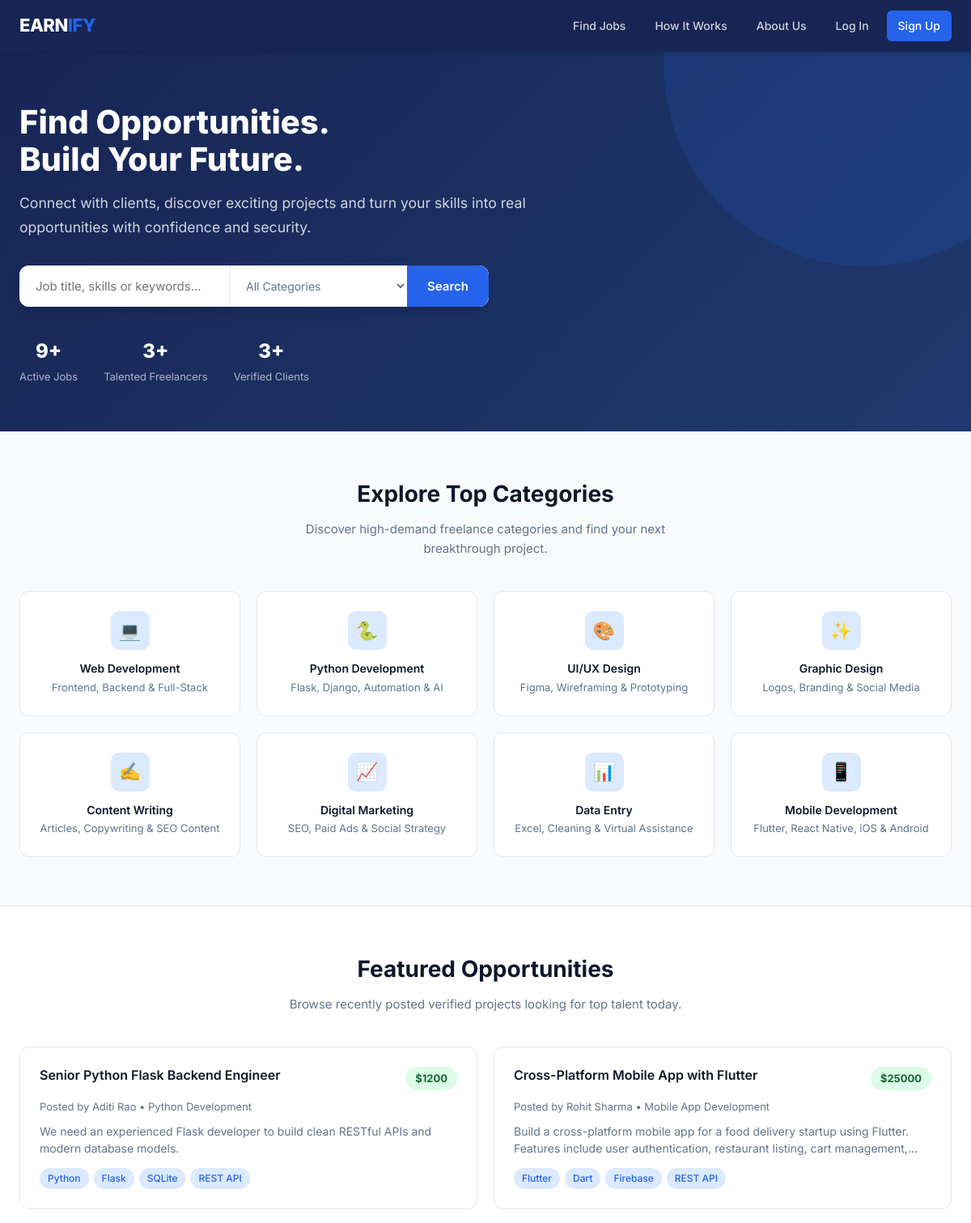
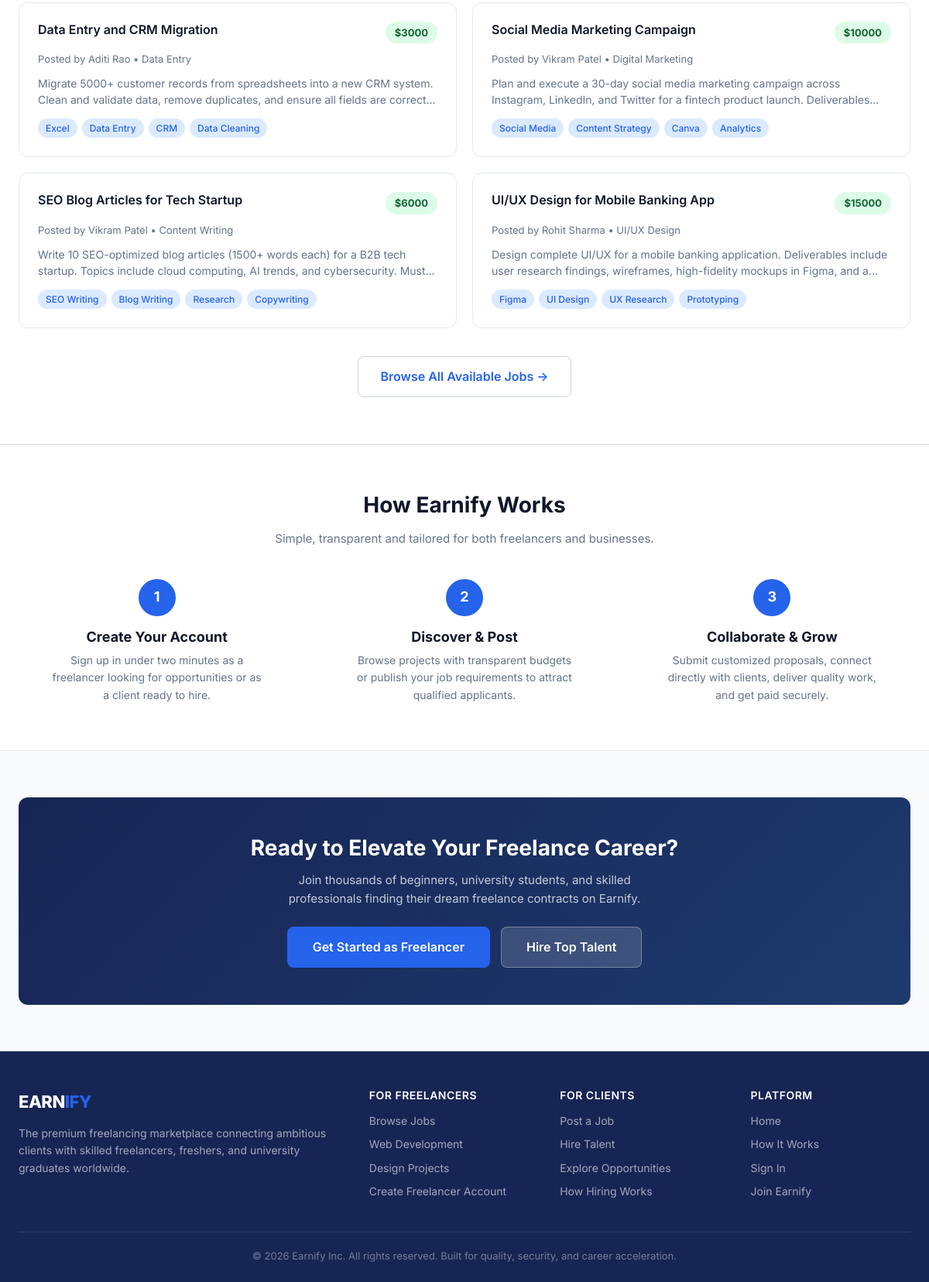
The page / on the database its author committed (2 pictures, top to bottom).
### models.py (models this page shows, shortened)
class Job(db.Model):
    __tablename__ = 'jobs'
    id = db.Column(db.Integer, primary_key=True)
    client_id = db.Column(db.Integer, db.ForeignKey('users.id'), nullable=False)
    title = db.Column(db.String(200), nullable=False)
    description = db.Column(db.Text, nullable=False)
    budget = db.Column(db.Float, nullable=False)
    category = db.Column(db.String(100))
    skills_required = db.Column(db.String(255))
    deadline = db.Column(db.Date, nullable=True)
    status = db.Column(db.String(20), default='open')  # 'open' or 'closed'
    created_at = db.Column(db.DateTime, default=datetime.utcnow)
    applications = db.relationship('Application', backref='job', lazy='select')
    @property
    def skills_list(self):
        if self.skills_required:
            return [s.strip() for s in self.skills_required.split(',') if s.strip()]
        return []

class User(db.Model):
    __tablename__ = 'users'
    id = db.Column(db.Integer, primary_key=True)
    name = db.Column(db.String(100), nullable=False)
    email = db.Column(db.String(150), unique=True, nullable=False)
    password_hash = db.Column(db.String(256), nullable=False)
    role = db.Column(db.String(20), nullable=False)  # 'client' or 'freelancer'
    created_at = db.Column(db.DateTime, default=datetime.utcnow)
    jobs = db.relationship('Job', backref='client', lazy='select')
    applications = db.relationship('Application', backref='freelancer', lazy='select')
    profile = db.relationship('Profile', backref='user', uselist=False)

### app.py (the view)
@app.route('/')
def index():
    featured_jobs = (
        Job.query
        .filter_by(status='open')
        .order_by(Job.created_at.desc())
        .limit(6)
        .all()
    )
    total_jobs = Job.query.filter_by(status='open').count()
    total_freelancers = User.query.filter_by(role='freelancer').count()
    total_clients = User.query.filter_by(role='client').count()
    stats = {
        'jobs': total_jobs,
        'freelancers': total_freelancers,
        'clients': total_clients,
    }
    return render_template('index.html', featured_jobs=featured_jobs, stats=stats)

### templates/index.html (shortened to what this page needs)
{% extends "base.html" %}
{% block content %}
<section class="hero">
  <div class="container">
    <div class="hero-content">
      <h1>Find Opportunities.<br>Build Your Future.</h1>
      <p class="hero-sub">Connect with clients, discover exciting projects and turn your skills into real opportunities with confidence and security.</p>
      <form action="{{ url_for('jobs') }}" method="GET" class="hero-search">
        <input type="text" name="q" placeholder="Job title, skills or keywords...">
        <select name="category">
          <option value="">All Categories</option>
        </select>
        <button type="submit" class="btn btn-primary">Search</button>
      </form>
      <div class="hero-stats">
        <div class="hero-stat">
          <span class="hero-stat-value">{{ stats.jobs }}+</span>
          <span class="hero-stat-label">Active Jobs</span>
        </div>
        <div class="hero-stat">
          <span class="hero-stat-value">{{ stats.freelancers }}+</span>
          <span class="hero-stat-label">Talented Freelancers</span>
        </div>
        <div class="hero-stat">
          <span class="hero-stat-value">{{ stats.clients }}+</span>
          <span class="hero-stat-label">Verified Clients</span>
        </div>
      </div>
    </div>
  </div>
</section>
<section class="section">
  <div class="container">
    <div class="section-header">
      <h2>Explore Top Categories</h2>
      <p>Discover high-demand freelance categories and find your next breakthrough project.</p>
    </div>
    <div class="categories-grid">
      <a href="{{ url_for('jobs', category='Web Development') }}" class="category-card">
        <div class="category-icon">💻</div>
        <h3>Web Development</h3>
        <p>Frontend, Backend & Full-Stack</p>
      </a>
      <a href="{{ url_for('jobs', category='Python Development') }}" class="category-card">
        <div class="category-icon">🐍</div>
        <h3>Python Development</h3>
        <p>Flask, Django, Automation & AI</p>
      </a>
      <a href="{{ url_for('jobs', category='UI/UX Design') }}" class="category-card">
        <div class="category-icon">🎨</div>
        <h3>UI/UX Design</h3>
        <p>Figma, Wireframing & Prototyping</p>
      </a>
      <a href="{{ url_for('jobs', category='Graphic Design') }}" class="category-card">
        <div class="category-icon">✨</div>
        <h3>Graphic Design</h3>
        <p>Logos, Branding & Social Media</p>
      </a>
      <a href="{{ url_for('jobs', category='Content Writing') }}" class="category-card">
        <div class="category-icon">✍️</div>
        <h3>Content Writing</h3>
        <p>Articles, Copywriting & SEO Content</p>
      </a>
      <a href="{{ url_for('jobs', category='Digital Marketing') }}" class="category-card">
        <div class="category-icon">📈</div>
        <h3>Digital Marketing</h3>
        <p>SEO, Paid Ads & Social Strategy</p>
      </a>
      <a href="{{ url_for('jobs', category='Data Entry') }}" class="category-card">
        <div class="category-icon">📊</div>
        <h3>Data Entry</h3>
        <p>Excel, Cleaning & Virtual Assistance</p>
      </a>
      <a href="{{ url_for('jobs', category='Mobile App Development') }}" class="category-card">
        <div class="category-icon">📱</div>
        <h3>Mobile Development</h3>
        <p>Flutter, React Native, iOS & Android</p>
      </a>
    </div>
  </div>
</section>
<section class="section" style="background: var(--surface); border-top: 1px solid var(--border); border-bottom: 1px solid var(--border);">
  <div class="container">
    <div class="section-header">
      <h2>Featured Opportunities</h2>
      <p>Browse recently posted verified projects looking for top talent today.</p>
    </div>
    <div class="featured-grid">
      {% for job in featured_jobs %}
        <a href="{{ url_for('job_detail', job_id=job.id) }}" class="featured-card">
          <div class="featured-card-header">
            <h3>{{ job.title }}</h3>
            <span class="budget-badge">${{ "%.0f"|format(job.budget) }}</span>
          </div>
          <div class="meta">
            <span>Posted by {{ job.client.name if job.client else 'Client' }}</span> &bull;
            <span>{{ job.category }}</span>
          </div>
          <p class="desc">{{ job.description }}</p>
          <div class="skill-tags">
            {% for skill in job.skills_list %}
              <span class="skill-tag">{{ skill }}</span>
            {% endfor %}
          </div>
        </a>
      {% else %}
        <div class="empty-state" style="grid-column: 1 / -1;">
          <div class="empty-state-icon">💼</div>
          <h3>No open jobs right now</h3>
          <p>Check back shortly or post a new job to start hiring.</p>
        </div>
      {% endfor %}
    </div>
    <div style="text-align: center; margin-top: 36px;">
      <a href="{{ url_for('jobs') }}" class="btn btn-outline btn-lg">Browse All Available Jobs &rarr;</a>
    </div>
  </div>
</section>
<section class="section how-it-works" id="how-it-works">
  <div class="container">
    <div class="section-header">
      <h2>How Earnify Works</h2>
      <p>Simple, transparent and tailored for both freelancers and businesses.</p>
    </div>
    <div class="steps-grid">
      <div class="step">
        <div class="step-number">1</div>
        <h3>Create Your Account</h3>
        <p>Sign up in under two minutes as a freelancer looking for opportunities or as a client ready to hire.</p>
      </div>
      <div class="step">
        <div class="step-number">2</div>
        <h3>Discover & Post</h3>
        <p>Browse projects with transparent budgets or publish your job requirements to attract qualified applicants.</p>
      </div>
      <div class="step">
        <div class="step-number">3</div>
        <h3>Collaborate & Grow</h3>
        <p>Submit customized proposals, connect directly with clients, deliver quality work, and get paid securely.</p>
      </div>
    </div>
  </div>
</section>
<section class="cta-section">
  <div class="container">
    <div class="cta-box">
      <h2>Ready to Elevate Your Freelance Career?</h2>
      <p>Join thousands of beginners, university students, and skilled professionals finding their dream freelance contracts on Earnify.</p>
      <div style="display: flex; gap: 14px; justify-content: center; flex-wrap: wrap;">
        <a href="{{ url_for('signup', role='freelancer') }}" class="btn">Get Started as Freelancer</a>
        <a href="{{ url_for('signup', role='client') }}" class="btn" style="background: rgba(255,255,255,0.15); border-color: rgba(255,255,255,0.3); color: #fff;">Hire Top Talent</a>
      </div>
    </div>
  </div>
</section>
{% endblock %}

### templates/base.html (shortened to what this page needs)
<!DOCTYPE html>
<html lang="en">
<head>
  <link rel="stylesheet" href="{{ url_for('static', filename='css/style.css') }}">
</head>
<body>
  <header class="site-header">
    <div class="container header-inner">
      <a href="{{ url_for('index') }}" class="logo">EARN<span>IFY</span></a>
      <nav class="nav-links">
        <a href="{{ url_for('jobs') }}">Find Jobs</a>
        {% if session.get('user_id') %}
          <a href="{{ url_for('dashboard') }}">Dashboard</a>
          {% if session.get('role') == 'client' %}
            <a href="{{ url_for('new_job') }}">Post a Job</a>
          {% endif %}
          <a href="{{ url_for('my_profile') }}">Profile</a>
          <span class="nav-user">{{ session.get('name') }}</span>
          <a href="{{ url_for('logout') }}" class="btn-ghost" style="color: #fff; padding: 6px 14px; border: 1px solid rgba(255,255,255,0.25); border-radius: 6px;">Log Out</a>
        {% else %}
          <a href="{{ url_for('index') }}#how-it-works">How It Works</a>
          <a href="{{ url_for('index') }}#about">About Us</a>
          <a href="{{ url_for('login') }}">Log In</a>
          <a href="{{ url_for('signup') }}" class="btn-nav">Sign Up</a>
        {% endif %}
      </nav>
    </div>
  </header>
  <main>
    {% block content %}{% endblock %}
  </main>
  <footer class="site-footer" id="about">
    <div class="container">
      <div class="footer-grid">
        <div class="footer-brand">
          <a href="{{ url_for('index') }}" class="logo" style="display: inline-block; margin-bottom: 12px;">EARN<span>IFY</span></a>
          <p>The premium freelancing marketplace connecting ambitious clients with skilled freelancers, freshers, and university graduates worldwide.</p>
        </div>
        <div class="footer-col">
          <h4>For Freelancers</h4>
          <a href="{{ url_for('jobs') }}">Browse Jobs</a>
          <a href="{{ url_for('jobs', category='Web Development') }}">Web Development</a>
          <a href="{{ url_for('jobs', category='UI/UX Design') }}">Design Projects</a>
          <a href="{{ url_for('signup', role='freelancer') }}">Create Freelancer Account</a>
        </div>
        <div class="footer-col">
          <h4>For Clients</h4>
          <a href="{{ url_for('new_job') }}">Post a Job</a>
          <a href="{{ url_for('signup', role='client') }}">Hire Talent</a>
          <a href="{{ url_for('jobs') }}">Explore Opportunities</a>
          <a href="{{ url_for('index') }}#how-it-works">How Hiring Works</a>
        </div>
        <div class="footer-col">
          <h4>Platform</h4>
          <a href="{{ url_for('index') }}">Home</a>
          <a href="{{ url_for('index') }}#how-it-works">How It Works</a>
          <a href="{{ url_for('login') }}">Sign In</a>
          <a href="{{ url_for('signup') }}">Join Earnify</a>
        </div>
      </div>
      <div class="footer-bottom">
        &copy; {{ 2026 }} Earnify Inc. All rights reserved. Built for quality, security, and career acceleration.
      </div>
    </div>
  </footer>
</body>
</html>

### rows shown on the page
Job: title "Senior Python Flask Backend Engineer", budget "1200", client "Aditi Rao", category "Python Development", description "We need an experienced Flask developer to build clean RESTful APIs and modern database models.", skills_list "Python" "Flask" "SQLite" "REST API"
Job: title "Cross-Platform Mobile App with Flutter", budget "25000", client "Rohit Sharma", category "Mobile App Development", description "Build a cross-platform mobile app for a food delivery startup using Flutter. Features include user authentication, restaurant listing, cart…", skills_list "Flutter" "Dart" "Firebase" "REST API"
Job: title "Data Entry and CRM Migration", budget "3000", client "Aditi Rao", category "Data Entry", description "Migrate 5000+ customer records from spreadsheets into a new CRM system. Clean and validate data, remove duplicates, and ensure all fields are…", skills_list "Excel" "Data Entry" "CRM" "Data Cleaning"
Job: title "Social Media Marketing Campaign", budget "10000", client "Vikram Patel", category "Digital Marketing", description "Plan and execute a 30-day social media marketing campaign across Instagram, LinkedIn, and Twitter for a fintech product launch.…", skills_list "Social Media" "Content Strategy" "Canva" "Analytics"
Job: title "SEO Blog Articles for Tech Startup", budget "6000", client "Vikram Patel", category "Content Writing", description "Write 10 SEO-optimized blog articles (1500+ words each) for a B2B tech startup. Topics include cloud computing, AI trends, and cybersecurity.…", skills_list "SEO Writing" "Blog Writing" "Research" "Copywriting"
Job: title "UI/UX Design for Mobile Banking App", budget "15000", client "Rohit Sharma", category "UI/UX Design", description "Design complete UI/UX for a mobile banking application. Deliverables include user research findings, wireframes, high-fidelity mockups in Figma, and…", skills_list "Figma" "UI Design" "UX Research" "Prototyping"

### other values the page prints
{{ stats.jobs }} "9"
{{ stats.freelancers }} "3"
{{ stats.clients }} "3"
{{ 2026 }} "2026"
